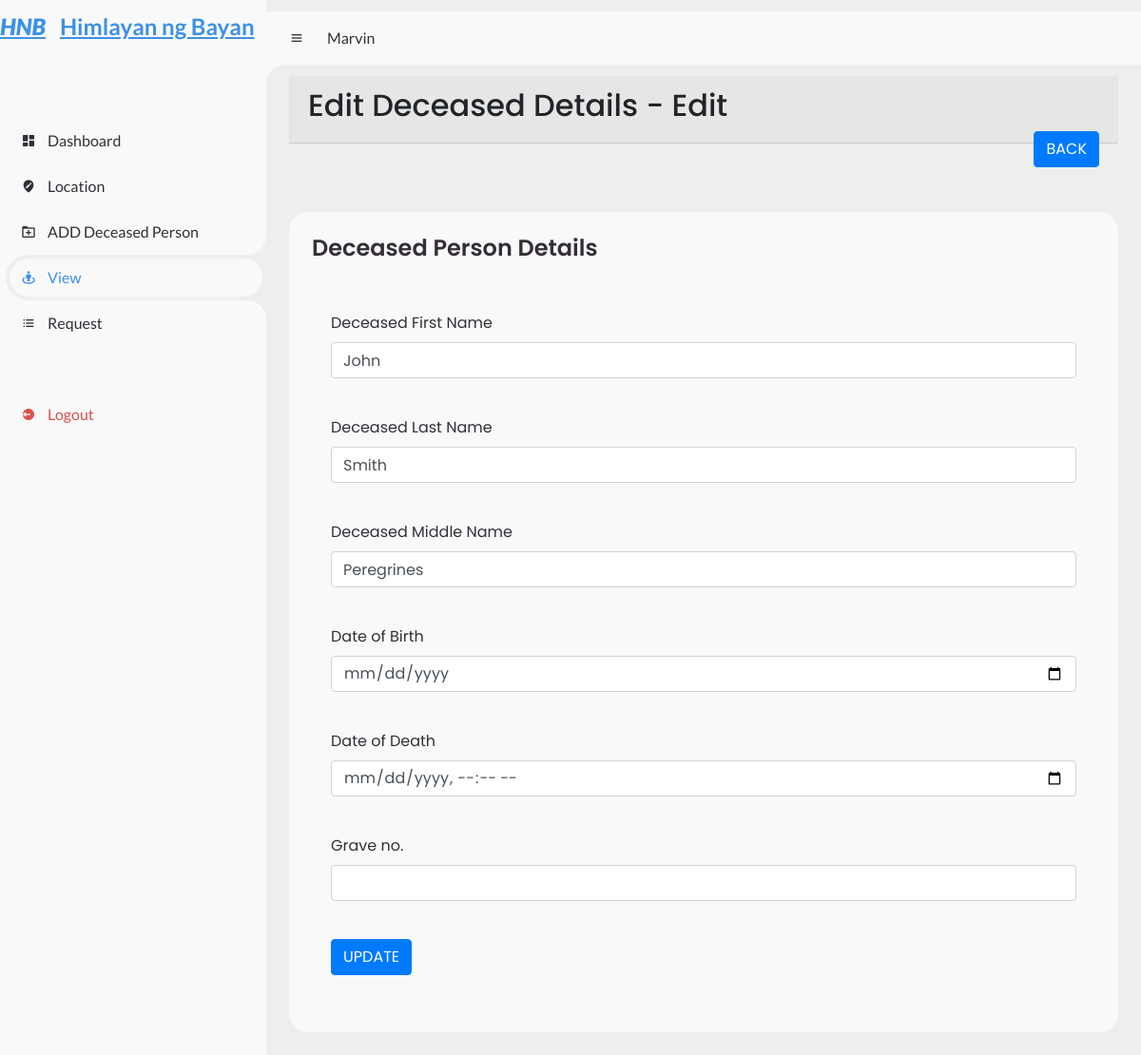
Screenshot of /edit.php?id=1 (signed in) with the database file from the repository.
### tables this page shows
CREATE TABLE `user_form` (
  `id` int(11) NOT NULL,
  `firstname` varchar(50) NOT NULL,
  `lastname` varchar(50) NOT NULL,
  `middlename` varchar(50) NOT NULL,
  `email` varchar(100) NOT NULL,
  `contact` varchar(20) NOT NULL,
  `birthday` date NOT NULL,
  `position` int(11) NOT NULL DEFAULT 1,
  `password` varchar(25) NOT NULL,
  `password_hash` varchar(25) NOT NULL
);

CREATE TABLE `dperson` (
  `id` int(30) NOT NULL,
  `firstname` varchar(255) NOT NULL,
  `lastname` varchar(255) NOT NULL,
  `middlename` varchar(255) NOT NULL,
  `DofBirth` date NOT NULL,
  `DofDeath` date NOT NULL,
  `Graveno` int(100) NOT NULL
);

### query.php (called while the page is built, shortened)
<?php
function get_user_data($position) {
    $query = "SELECT * FROM user_form WHERE position = ?";
    $result = performQuery($query, [$position]);
    if ($result->num_rows >= 1) {
        $row = $result->fetch_assoc();
        $user_data = array(
            'position' => $row['position'],
            'firstname' => $row['firstname'],
            'lastname' => $row['lastname'],
        );
        return $user_data;
    } else {
        return null;
    }
}
?>

### config.php (called while the page is built, shortened)
<?php
$conn = new mysqli("localhost", DBUSER, DBPASS, "user_db");
function performQuery($query, $params = []) {
    global $conn;
    $stmt = $conn->prepare($query);
    if (!empty($params)) {
        $types = str_repeat('s', count($params));
        $stmt->bind_param($types, ...$params);
    }
    $stmt->execute();
    $result = $stmt->get_result();
    return $result;
}
?>

### edit.php (the view, shortened to what this page needs)
<?php
include 'config.php';
include('query.php');
?>
<!DOCTYPE html>
<html lang="en">
<head>
	<link rel="stylesheet" href="https://stackpath.bootstrapcdn.com/bootstrap/4.5.2/css/bootstrap.min.css">
	<link href='https://unpkg.com/boxicons@2.0.9/css/boxicons.min.css' rel='stylesheet'>
	<link rel="stylesheet" href="css\index2\css\style2.css">
	<link rel="stylesheet" href="css\index2\css\style.css">
</head>
<body>
	<section id="sidebar">
		<a href="index2.php" class="brand">
			<i class=''><b> HNB </b></i>
			<span class="text" style="padding-left: 15px;"> Himlayan ng Bayan</span>
		</a>
		<ul class="side-menu top">
			<li>
				<a href="index2.php">
					<i class='bx bxs-dashboard' ></i>
					<span class="text">Dashboard</span>
				</a>
			</li>
			<li>
				<a href="location.php">
					<i class='bx bxs-edit-location' ></i>
					<span class="text">Location</span>
				</a>
			</li>
			<li>
				<a href="add.php">
					<i class='bx bx-folder-plus'></i>
					<span class="text">ADD Deceased Person</span>
				</a>
			</li>
			<li class="active">
				<a href="index2-view.php">
					<i class='bx bx-street-view'></i>
					<span class="text">View</span>
				</a>
			</li>
			<li>
				<a href="list.php">
					<i class='bx bx-list-ul'></i>
					<span class="text">Request</span>
				</a>
			</li>
		</ul>
		<ul class="side-menu">
			<li>
				<a href="logout.php" class="logout">
					<i class='bx bxs-log-out-circle' ></i>
					<span class="text">Logout</span>
				</a>
			</li>
		</ul>
	</section>
	<section id="content">
		<nav>
			<i class='bx bx-menu'> </i>
			<a href="#" class="profile">
				<?php
                    $user_data = get_user_data(1);
					if ($user_data !== null) {
						echo $user_data['firstname'];
					} else {
						echo "Connection is null!";
					}
				?>
			</a>
		</nav>
		<main>
            <div class="card-header">
                <h2>Edit Deceased Details - Edit</h2><span><h3><a href="index2-view.php" class="btn btn-primary float-end" style="float: right;">BACK</a></h3></span>
            </div>
            <br>
            <br>
                <div class="table-data">
                    <div class="order">
                        <div action="code.php" class="head">
                            <h3>Deceased Person Details</h3>
                        </div>
						<div class="card-body">
							<?php
							$conn = mysqli_connect("localhost", "root", "", "user_db");
							if (isset($_GET['id'])) {
								$dperson_id = $_GET['id'];
								$query = "SELECT * FROM dperson WHERE id = ?";
								$stmt = $conn->prepare($query);
								$stmt->bind_param("i", $dperson_id);
								$stmt->execute();
								$result = $stmt->get_result();
								if ($result->num_rows > 0) {
									$dperson = $result->fetch_assoc();
							?>
									<form action="code.php" method="POST">
										<div class="mb-3">
											<label>Deceased First Name</label>
											<input type="text" name="firstname" value="<?= $dperson['firstname']; ?>" class="form-control">
										</div>
										<br>
										<div class="mb-3">
											<label>Deceased Last Name</label>
											<input type="text" name="lastname" value="<?= $dperson['lastname']; ?>" class="form-control">
										</div>
										<br>
										<div class="mb-3">
											<label>Deceased Middle Name</label>
											<input type="text" name="middlename" value="<?= $dperson['middlename']; ?>" class="form-control">
										</div>
										<br>
										<div class="mb-3">
											<label>Date of Birth</label>
											<input type="date" name="dofBirth" value="<?= $dperson['dofBirth']; ?>" class="form-control">
										</div>
										<br>
										<div class="mb-3">
											<label>Date of Death</label>
											<input type="datetime-local" name="dofDeath" value="<?= $dperson['dofDeath']; ?>" class="form-control">
										</div>
										<br>
										<div class="mb-3">
											<label>Grave no.</label>
											<input type="number" name="graveNo" value="<?= $dperson['graveNo']; ?>" class="form-control">
										</div>
										<br>
										<div class="mb-3">
											<button type="submit" name="update_dperson" class="btn btn-primary">UPDATE</button>
										</div>
									</form>
							<?php
								} else {
									echo "<h4>No Such Id Found</h4>";
								}
							}
							?>
						</div>
                    </div>
			    </div>
        </main>
	</section>
</body>
</html>

### css/index2/css/style.css (style rules this page uses)
* { margin: 0; padding: 0; box-sizing: border-box; }
a { text-decoration: none; }
li { list-style: none; }
:root { --poppins: 'Poppins', sans-serif; --lato: 'Lato', sans-serif; --light: #F9F9F9; --blue: #3C91E6; --light-blue: #CFE8FF; --grey: #eee; --dark-grey: #AAAAAA; --dark: #342E37; --red: #DB504A; --yellow: #FFCE26; --light-yellow: #FFF2C6; --orange: #FD7238; --light-orange: #FFE0D3; }
html { overflow-x: hidden; }
body { background: var(--grey); overflow-x: hidden; }
#sidebar { position: fixed; top: 0; left: 0; width: 280px; height: 100%; background: var(--light); z-index: 2000; font-family: var(--lato); transition: .3s ease; overflow-x: hidden; scrollbar-width: none; }
#sidebar .brand { font-size: 24px; font-weight: 700; height: 56px; display: flex; align-items: center; color: var(--blue); position: sticky; top: 0; left: 0; background: var(--light); z-index: 500; padding-bottom: 20px; box-sizing: content-box; }
#sidebar .side-menu { width: 100%; margin-top: 48px; }
#sidebar .side-menu li { height: 48px; background: transparent; margin-left: 6px; border-radius: 48px 0 0 48px; padding: 4px; }
#sidebar .side-menu li.active { background: var(--grey); position: relative; }
#sidebar .side-menu li.active::before { content: ''; position: absolute; width: 40px; height: 40px; border-radius: 50%; top: -40px; right: 0; box-shadow: 20px 20px 0 var(--grey); z-index: -1; }
#sidebar .side-menu li.active::after { content: ''; position: absolute; width: 40px; height: 40px; border-radius: 50%; bottom: -40px; right: 0; box-shadow: 20px -20px 0 var(--grey); z-index: -1; }
#sidebar .side-menu li a { width: 100%; height: 100%; background: var(--light); display: flex; align-items: center; border-radius: 48px; font-size: 16px; color: var(--dark); white-space: nowrap; overflow-x: hidden; }
#sidebar .side-menu.top li.active a { color: var(--blue); }
#sidebar .side-menu li a.logout { color: var(--red); }
#sidebar .side-menu li a .bx { min-width: calc(60px - ((4px + 6px) * 2)); display: flex; justify-content: center; }
#content { position: absolute; width: calc(100% - 280px); left: 280px; transition: .3s ease; }
#content nav { height: 56px; background: var(--light); padding: 0 24px; padding-top: -20px; display: flex; align-items: center; grid-gap: 24px; font-family: var(--lato); position: sticky; top: 12px; left: 0; z-index: 1000; }
#content nav::before { content: ''; position: absolute; width: 40px; height: 40px; bottom: -40px; left: 0; border-radius: 50%; box-shadow: -20px -20px 0 var(--light); }
#content nav a { color: var(--dark); }
#content nav .bx.bx-menu { cursor: pointer; color: var(--dark); }
#content main { width: 100%; padding: 24px; font-family: var(--poppins); max-height: calc(100vh - 56px); overflow-y: auto; }
#content main .table-data { display: flex; flex-wrap: wrap; grid-gap: 24px; margin-top: 24px; width: 100%; color: var(--dark); }
#content main .table-data > div { border-radius: 20px; background: var(--light); padding: 24px; overflow-x: auto; }
#content main .table-data .head { display: flex; align-items: center; grid-gap: 16px; margin-bottom: 24px; }
#content main .table-data .head h3 { margin-right: auto; font-size: 24px; font-weight: 600; }
#content main .table-data .order { flex-grow: 1; flex-basis: 500px; }

### rows the page displays
user_form: firstname "Marvin"
dperson: firstname "John", lastname "Smith", middlename "Peregrines"
